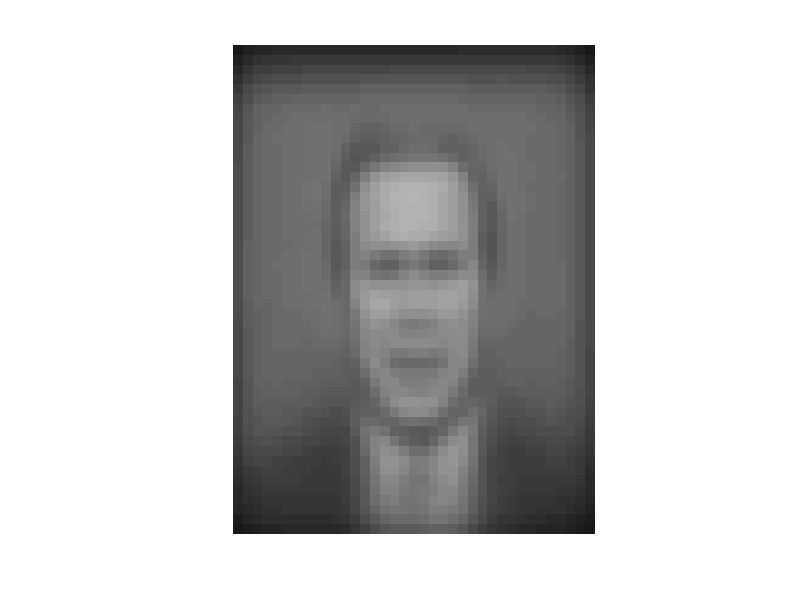
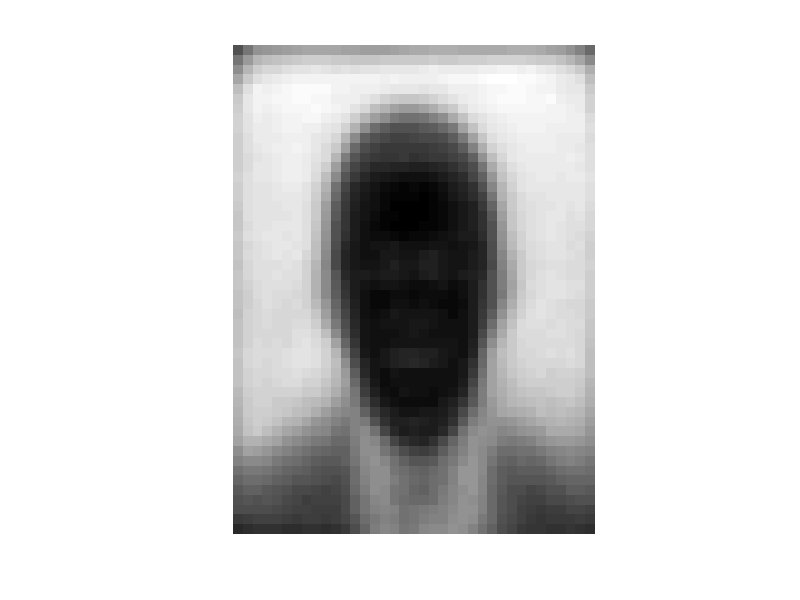
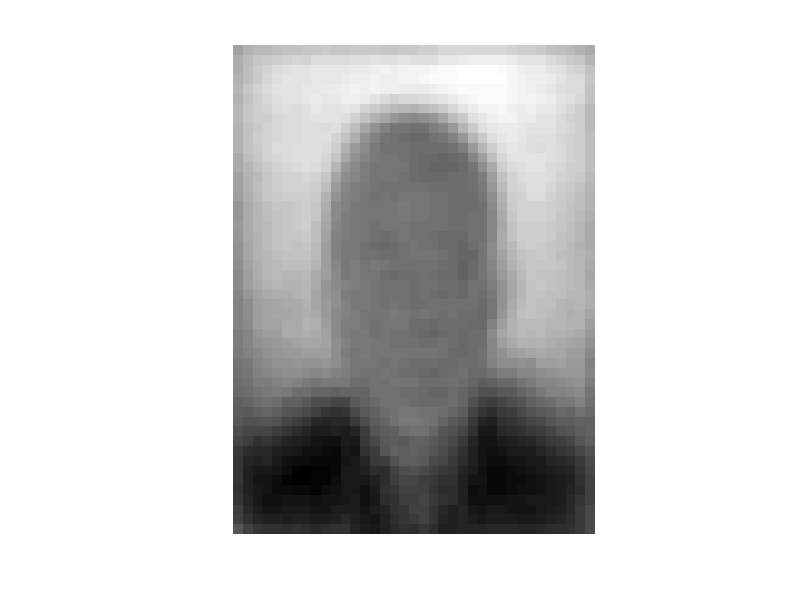
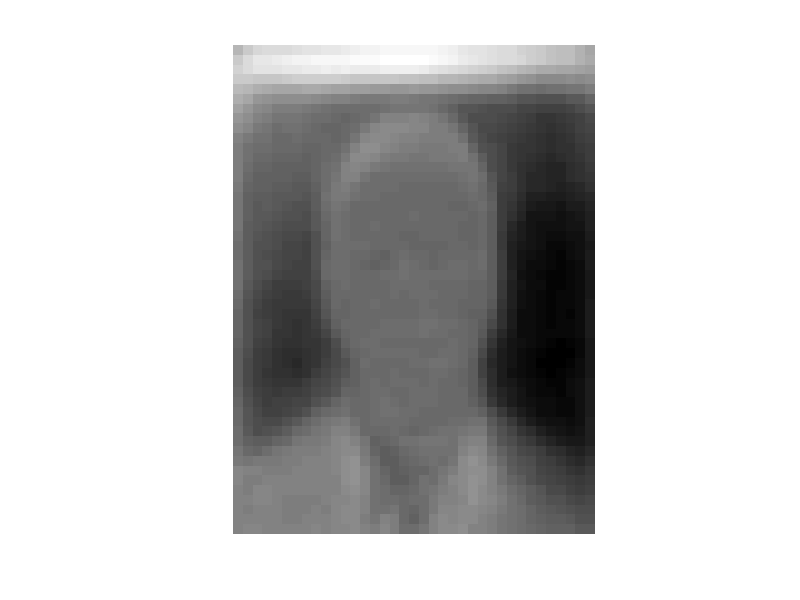

Here is the MATLAB script that generated these plots, in order:
tic;
XTrainColor = importdata('XTrainColor.mat');
%imshow(reshape(XTrainGray(1, :), [112, 92]));
m = size(XTrainColor, 1);
n = size(XTrainColor, 2);
meanX = uint8(sum(XTrainColor, 1) ./ m);
avgFaceGray = reshape(meanX, [50, 37]);
imshow(avgFaceGray);
for i=1:m
    XTrainColor(i, :) = XTrainColor(i, :) - meanX;
end
XTrainColor = double(XTrainColor);
%imshow(reshape(XTrainGray(1, :), [112, 92]));
[~, ~, eigenVectors] = svd(XTrainColor);
for i=1:50
    top50EigenColor(:, i) = eigenVectors(:, i);
end
%save('top50Eigen');
for i=1:5
    temp = top50EigenColor(:, i);
    temp = temp - min(temp);
    temp = temp ./ (max(temp) - min(temp));
    temp = temp*255;
    figure();
    imshow(uint8(reshape(temp, [50, 37])));
end
toc;
projectedX = XTrainColor * top50EigenColor;
%%reconstructed
%projectedImages = projectedX * top50Eigen';
%do scaling
